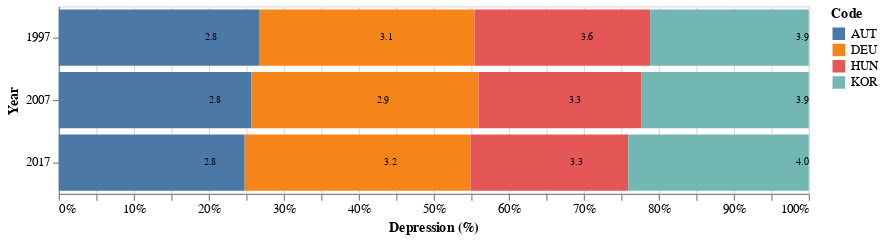

Write notebook code for a chart like this one.
### Markdown cell above
# Otras posibles visualizaciones que se contemplaron

### Code cell
#sns.barplot(data=df_mh_countries, estimator=sum, x="Bipolar disorder (%)", y="Year",
#                hue = "Code") 

df_mh_countries2 = df_mh_countries[(df_mh_countries['Year'] == 1997) | 
                                     (df_mh_countries['Year'] == 2007) | 
                                     (df_mh_countries['Year'] == 2017)]




bars = alt.Chart(df_mh_countries2).mark_bar().encode(
    x=alt.X('Depression (%):Q',
            stack = "normalize"),
    y=alt.Y('Year:N'),
    color=alt.Color('Code')
)
text = alt.Chart(df_mh_countries2).mark_text(dx=-5, dy=0, color='black',size = 8).encode(
    x=alt.X('Depression (%):Q',
            stack='normalize'),
    y=alt.Y('Year:N'),
    detail='Code:N',
    text=alt.Text('Depression (%):Q', format='.1f')
)
chart = bars + text
chart.properties(
    width=600,
    height=150
)

### Figure 1 — Vega-Lite specification as saved in the notebook (floating-point values rounded to 4 significant figures)
{"config": {"view": {"continuousWidth": 400, "continuousHeight": 300}}, "layer": [{"mark": "bar", "encoding": {"color": {"field": "Code", "type": "nominal"}, "x": {"field": "Depression (%)", "stack": "normalize", "type": "quantitative"}, "y": {"field": "Year", "type": "nominal"}}}, {"mark": {"type": "text", "color": "black", "dx": -5, "dy": 0, "size": 8}, "encoding": {"detail": {"field": "Code", "type": "nominal"}, "text": {"field": "Depression (%)", "format": ".1f", "type": "quantitative"}, "x": {"field": "Depression (%)", "stack": "normalize", "type": "quantitative"}, "y": {"field": "Year", "type": "nominal"}}}], "data": {"name": "data-30b905e7eddc98adc6239fd2d78c1fa8"}, "height": 150, "width": 600, "$schema": "https://vega.github.io/schema/vega-lite/v4.17.0.json", "datasets": {"data-30b905e7eddc98adc6239fd2d78c1fa8": [{"Entity": "Austria", "Code": "AUT", "Year": 1997.0, "Schizophrenia (%)": 0.2564, "Bipolar disorder (%)": 0.9467, "Eating disorders (%)": 0.586, "Anxiety disorders (%)": 5.359, "Drug use disorders (%)": 0.8229, "Depression (%)": 3.582, "Alcohol use disorders (%)": 1.804}, {"Entity": "Austria", "Code": "AUT", "Year": 2007.0, "Schizophrenia (%)": 0.2564, "Bipolar disorder (%)": 0.9401, "Eating disorders (%)": 0.6517, "Anxiety disorders (%)": 5.355, "Drug use disorders (%)": 0.8951, "Depression (%)": 3.328, "Alcohol use disorders (%)": 1.945}, {"Entity": "Austria", "Code": "AUT", "Year": 2017.0, "Schizophrenia (%)": 0.257, "Bipolar disorder (%)": 0.9398, "Eating disorders (%)": 0.6751, "Anxiety disorders (%)": 5.341, "Drug use disorders (%)": 0.9021, "Depression (%)": 3.261, "Alcohol use disorders (%)": 1.824}, {"Entity": "Germany", "Code": "DEU", "Year": 1997.0, "Schizophrenia (%)": 0.2525, "Bipolar disorder (%)": 0.7703, "Eating disorders (%)": 0.4814, "Anxiety disorders (%)": 6.783, "Drug use disorders (%)": 0.7718, "Depression (%)": 3.857, "Alcohol use disorders (%)": 2.16}, {"Entity": "Germany", "Code": "DEU", "Year": 2007.0, "Schizophrenia (%)": 0.2521, "Bipolar disorder (%)": 0.7777, "Eating disorders (%)": 0.5056, "Anxiety disorders (%)": 6.542, "Drug use disorders (%)": 0.8844, "Depression (%)": 3.931, "Alcohol use disorders (%)": 2.004}, {"Entity": "Germany", "Code": "DEU", "Year": 2017.0, "Schizophrenia (%)": 0.2523, "Bipolar disorder (%)": 0.7768, "Eating disorders (%)": 0.5221, "Anxiety disorders (%)": 6.54, "Drug use disorders (%)": 0.8838, "Depression (%)": 3.96, "Alcohol use disorders (%)": 1.806}, {"Entity": "Hungary", "Code": "HUN", "Year": 1997.0, "Schizophrenia (%)": 0.2006, "Bipolar disorder (%)": 0.6987, "Eating disorders (%)": 0.199, "Anxiety disorders (%)": 3.44, "Drug use disorders (%)": 0.647, "Depression (%)": 3.139, "Alcohol use disorders (%)": 2.484}, {"Entity": "Hungary", "Code": "HUN", "Year": 2007.0, "Schizophrenia (%)": 0.2033, "Bipolar disorder (%)": 0.701, "Eating disorders (%)": 0.2208, "Anxiety disorders (%)": 3.46, "Drug use disorders (%)": 0.7014, "Depression (%)": 2.813, "Alcohol use disorders (%)": 2.243}, {"Entity": "Hungary", "Code": "HUN", "Year": 2017.0, "Schizophrenia (%)": 0.2055, "Bipolar disorder (%)": 0.7034, "Eating disorders (%)": 0.2377, "Anxiety disorders (%)": 3.455, "Drug use disorders (%)": 0.6991, "Depression (%)": 2.765, "Alcohol use disorders (%)": 2.107}, {"Entity": "South Korea", "Code": "KOR", "Year": 1997.0, "Schizophrenia (%)": 0.256, "Bipolar disorder (%)": 0.5618, "Eating disorders (%)": 0.3309, "Anxiety disorders (%)": 3.798, "Drug use disorders (%)": 0.8533, "Depression (%)": 2.837, "Alcohol use disorders (%)": 2.076}, {"Entity": "South Korea", "Code": "KOR", "Year": 2007.0, "Schizophrenia (%)": 0.2619, "Bipolar disorder (%)": 0.569, "Eating disorders (%)": 0.3794, "Anxiety disorders (%)": 3.761, "Drug use disorders (%)": 0.8768, "Depression (%)": 2.899, "Alcohol use disorders (%)": 2.123}, {"Entity": "South Korea", "Code": "KOR", "Year": 2017.0, "Schizophrenia (%)": 0.264, "Bipolar disorder (%)": 0.5695, "Eating disorders (%)": 0.4171, "Anxiety disorders (%)": 3.778, "Drug use disorders (%)": 0.9143, "Depression (%)": 3.166, "Alcohol use disorders (%)": 2.02}]}}
